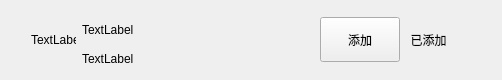
<?xml version="1.0" encoding="UTF-8"?>
<ui version="4.0">
 <class>ApplyFriendItem</class>
 <widget class="QWidget" name="ApplyFriendItem">
  <property name="geometry">
   <rect>
    <x>0</x>
    <y>0</y>
    <width>502</width>
    <height>80</height>
   </rect>
  </property>
  <property name="maximumSize">
   <size>
    <width>16777215</width>
    <height>80</height>
   </size>
  </property>
  <property name="windowTitle">
   <string>ApplyFriendItem</string>
  </property>
  <layout class="QHBoxLayout" name="horizontalLayout">
   <item>
    <spacer name="horizontalSpacer">
     <property name="orientation">
      <enum>Qt::Horizontal</enum>
     </property>
     <property name="sizeType">
      <enum>QSizePolicy::Fixed</enum>
     </property>
     <property name="sizeHint" stdset="0">
      <size>
       <width>20</width>
       <height>20</height>
      </size>
     </property>
    </spacer>
   </item>
   <item>
    <widget class="QLabel" name="icon_lb">
     <property name="minimumSize">
      <size>
       <width>45</width>
       <height>45</height>
      </size>
     </property>
     <property name="maximumSize">
      <size>
       <width>45</width>
       <height>45</height>
      </size>
     </property>
     <property name="text">
      <string>TextLabel</string>
     </property>
    </widget>
   </item>
   <item>
    <widget class="QWidget" name="widget" native="true">
     <property name="minimumSize">
      <size>
       <width>0</width>
       <height>50</height>
      </size>
     </property>
     <layout class="QHBoxLayout" name="horizontalLayout_2">
      <property name="leftMargin">
       <number>0</number>
      </property>
      <property name="topMargin">
       <number>0</number>
      </property>
      <property name="rightMargin">
       <number>0</number>
      </property>
      <property name="bottomMargin">
       <number>0</number>
      </property>
      <item>
       <widget class="QWidget" name="widget_2" native="true">
        <property name="minimumSize">
         <size>
          <width>0</width>
          <height>50</height>
         </size>
        </property>
        <layout class="QVBoxLayout" name="verticalLayout">
         <property name="spacing">
          <number>0</number>
         </property>
         <property name="leftMargin">
          <number>0</number>
         </property>
         <property name="topMargin">
          <number>0</number>
         </property>
         <property name="rightMargin">
          <number>0</number>
         </property>
         <property name="bottomMargin">
          <number>0</number>
         </property>
         <item>
          <widget class="QLabel" name="user_name_lb">
           <property name="minimumSize">
            <size>
             <width>0</width>
             <height>5</height>
            </size>
           </property>
           <property name="maximumSize">
            <size>
             <width>16777215</width>
             <height>45</height>
            </size>
           </property>
           <property name="text">
            <string>TextLabel</string>
           </property>
          </widget>
         </item>
         <item>
          <widget class="QLabel" name="user_chat_lb">
           <property name="minimumSize">
            <size>
             <width>0</width>
             <height>20</height>
            </size>
           </property>
           <property name="maximumSize">
            <size>
             <width>16777215</width>
             <height>20</height>
            </size>
           </property>
           <property name="text">
            <string>TextLabel</string>
           </property>
          </widget>
         </item>
        </layout>
       </widget>
      </item>
      <item>
       <widget class="ClickedBtn" name="addBtn">
        <property name="minimumSize">
         <size>
          <width>80</width>
          <height>45</height>
         </size>
        </property>
        <property name="maximumSize">
         <size>
          <width>80</width>
          <height>45</height>
         </size>
        </property>
        <property name="text">
         <string>添加</string>
        </property>
       </widget>
      </item>
      <item>
       <widget class="QLabel" name="already_add_lb">
        <property name="minimumSize">
         <size>
          <width>45</width>
          <height>45</height>
         </size>
        </property>
        <property name="maximumSize">
         <size>
          <width>45</width>
          <height>45</height>
         </size>
        </property>
        <property name="text">
         <string>已添加</string>
        </property>
        <property name="alignment">
         <set>Qt::AlignCenter</set>
        </property>
       </widget>
      </item>
      <item>
       <spacer name="horizontalSpacer_2">
        <property name="orientation">
         <enum>Qt::Horizontal</enum>
        </property>
        <property name="sizeType">
         <enum>QSizePolicy::Fixed</enum>
        </property>
        <property name="sizeHint" stdset="0">
         <size>
          <width>40</width>
          <height>20</height>
         </size>
        </property>
       </spacer>
      </item>
     </layout>
    </widget>
   </item>
  </layout>
 </widget>
 <layoutdefault spacing="6" margin="11"/>
 <customwidgets>
  <customwidget>
   <class>ClickedBtn</class>
   <extends>QPushButton</extends>
   <header location="global">ClickedBtn.h</header>
  </customwidget>
 </customwidgets>
 <resources/>
 <connections/>
</ui>
